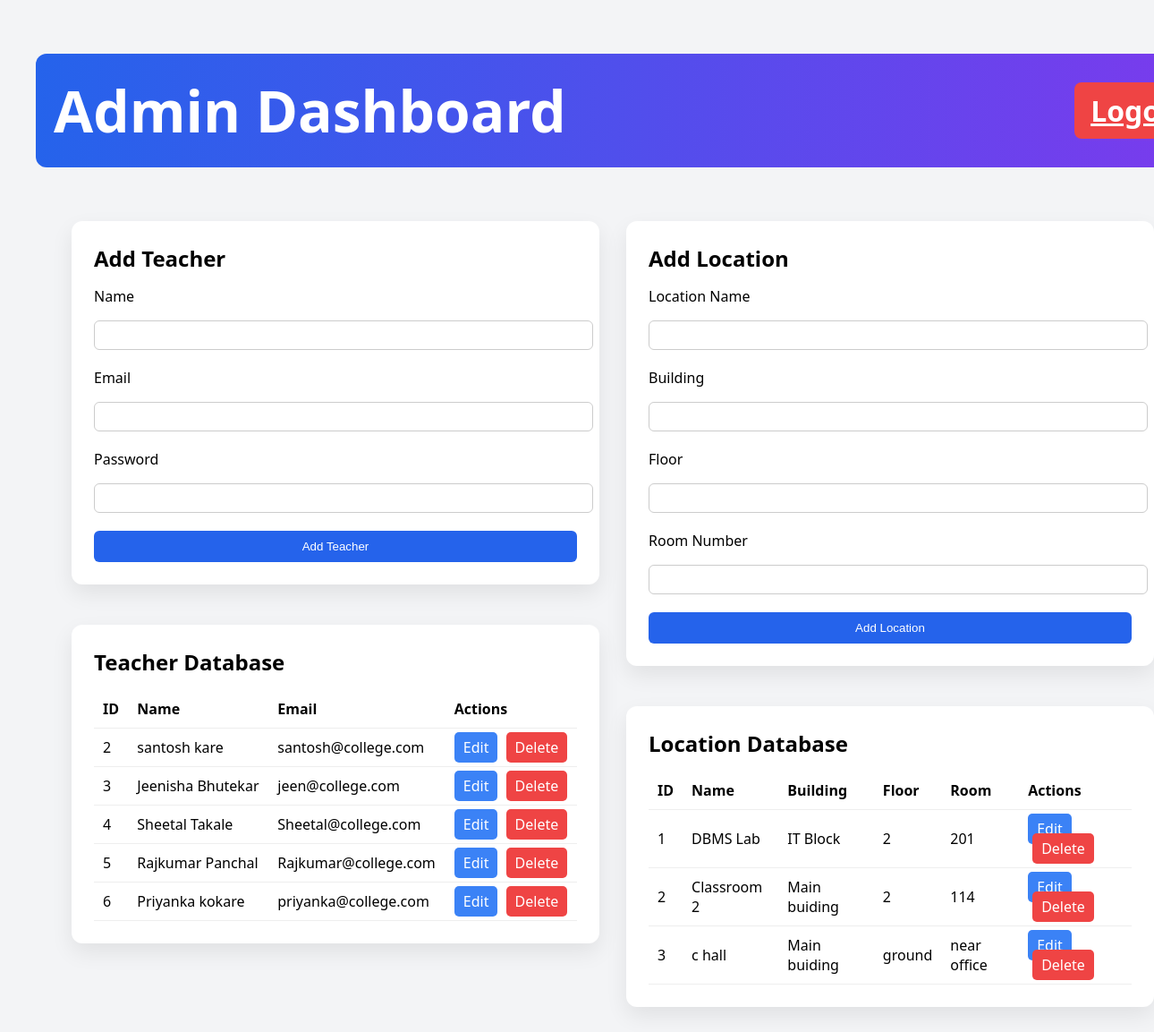
Page /admin (signed in) on the earlier database version.
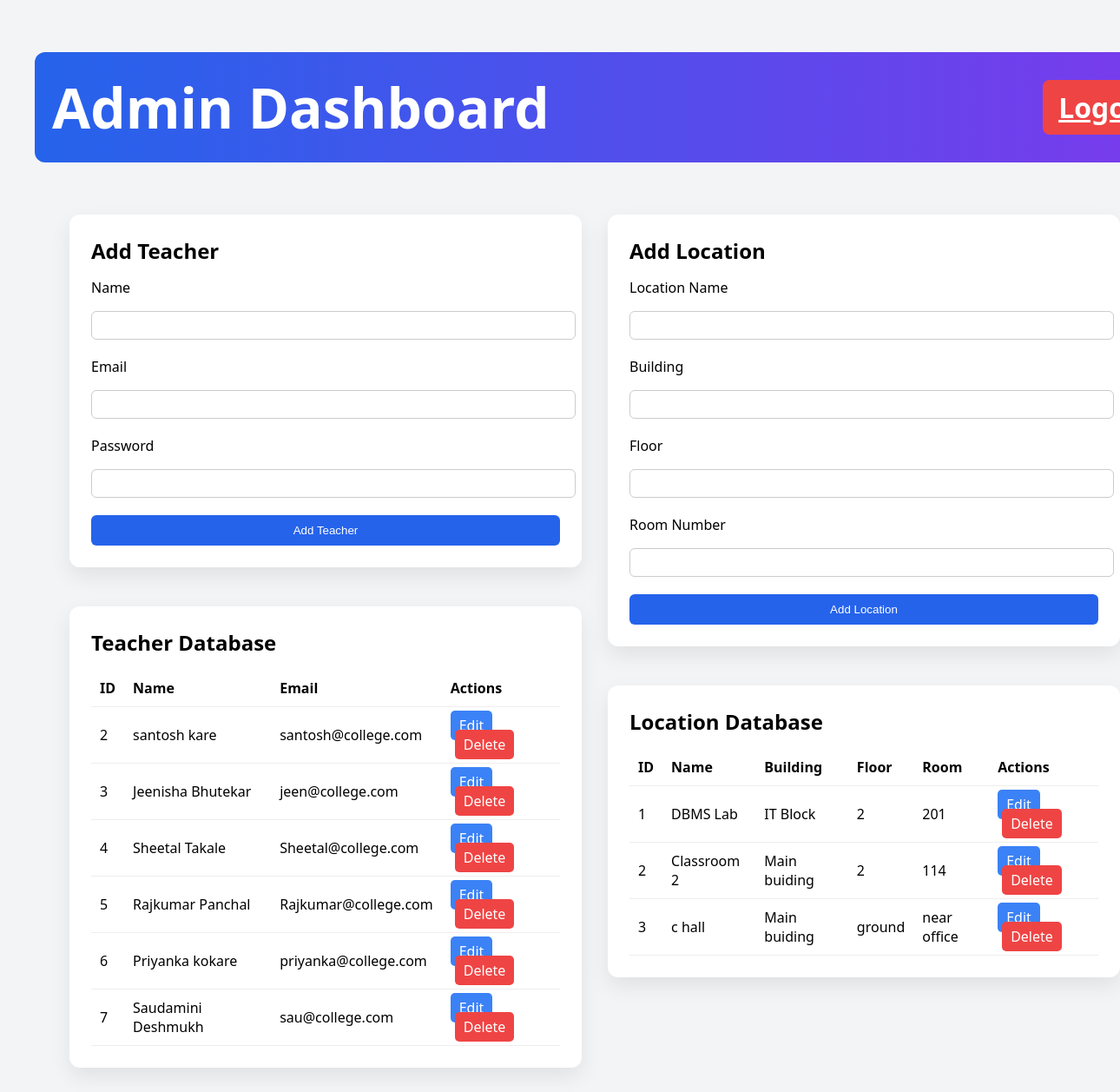
Same page on the later database version.
### tables this page shows
CREATE TABLE users (
        id INTEGER PRIMARY KEY AUTOINCREMENT,
        name TEXT,
        email TEXT UNIQUE,
        password TEXT,
        role TEXT
    );

CREATE TABLE locations (
        id INTEGER PRIMARY KEY AUTOINCREMENT,
        name TEXT,
        building TEXT,
        floor TEXT,
        room_number TEXT,
        x INTEGER,
        y INTEGER
    );

### app.py (the view)
@app.route("/admin")
def admin_dashboard():
    if "role" not in session or session["role"] != "admin":
        return redirect("/login")
    conn = get_db_connection()
    teachers = conn.execute(
        "SELECT * FROM users WHERE role='teacher'"
    ).fetchall()
    locations = conn.execute(
        "SELECT * FROM locations"
    ).fetchall()
    conn.close()
    return render_template(
        "admin_dashboard.html",
        teachers=teachers,
        locations=locations)
    return render_template("admin_dashboard.html")

### app.py (called while the page is built)
def get_db_connection():
    conn = sqlite3.connect(DB_NAME)
    conn.row_factory = sqlite3.Row
    return conn

### templates/admin_dashboard.html (shortened to what this page needs)
<!DOCTYPE html>
<html>
<head>
    <link rel="stylesheet" href="{{ url_for('static', filename='css/style.css') }}">
</head>
<body>
<div class="container">
    <div class="header">
        <h1>Admin Dashboard</h1>
        <a href="/logout" class="btn btn-danger">Logout</a>
    </div>
<div class="admin-grid">
    <div class="admin-left">
        <div class="admin-card">
            <h2>Add Teacher</h2>
            <form action="/add_teacher" method="POST">
                <label>Name</label>
                <input type="text" name="name" required>
                <label>Email</label>
                <input type="email" name="email" required>
                <label>Password</label>
                <input type="text" name="password" required>
                <button type="submit">Add Teacher</button>
            </form>
        </div>
        <div class="admin-card">
            <h2>Teacher Database</h2>
            <table>
                <tr>
                    <th>ID</th>
                    <th>Name</th>
                    <th>Email</th>
                    <th>Actions</th>
                </tr>
                {% for teacher in teachers %}
                <tr>
                    <td>{{ teacher.id }}</td>
                    <td>{{ teacher.name }}</td>
                    <td>{{ teacher.email }}</td>
                    <td>
                        <a href="/edit_teacher/{{ teacher.id }}" class="edit-btn">Edit</a>
                        <a href="/delete_teacher/{{ teacher.id }}" class="delete-btn">Delete</a>
                    </td>
                </tr>
                {% endfor %}
            </table>
        </div>
    </div>
<div class="admin-right">
    <div class="admin-card">
        <h2>Add Location</h2>
        <form action="/add_location" method="POST">
            <label>Location Name</label>
            <input type="text" name="name">
            <label>Building</label>
            <input type="text" name="building">
            <label>Floor</label>
            <input type="text" name="floor">
            <label>Room Number</label>
            <input type="text" name="room_number">
            <button type="submit">Add Location</button>
        </form>
    </div>
    <div class="admin-card">
        <h2>Location Database</h2>
        <table>
            <tr>
                <th>ID</th>
                <th>Name</th>
                <th>Building</th>
                <th>Floor</th>
                <th>Room</th>
                <th>Actions</th>
            </tr>
            {% for loc in locations %}
            <tr>
                <td>{{ loc.id }}</td>
                <td>{{ loc.name }}</td>
                <td>{{ loc.building }}</td>
                <td>{{ loc.floor }}</td>
                <td>{{ loc.room_number }}</td>
                <td>
                    <a href="/edit_location/{{ loc.id }}" class="edit-btn">Edit</a>
                    <a href="/delete_location/{{ loc.id }}" class="delete-btn">Delete</a>
                </td>
            </tr>
            {% endfor %}
        </table>
    </div>
</div>
</body>
</html>

Differences in the rows shown:
added users: id "7", name "Saudamini Deshmukh", email "sau@college.com"
